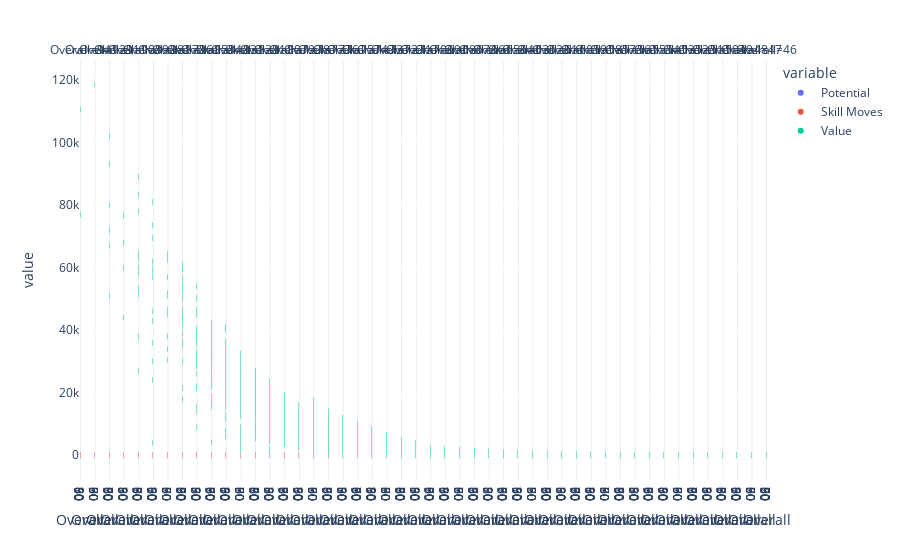

The notebook cell saved with this chart:
### Code cell
#Facet charts


# Crea un gráfico de facetas con tres variables en el eje y
fig = px.scatter(df, x='Overall', y=['Potential', 'Skill Moves','Value'], facet_col='Overall')

# Muestra el gráfico
fig.show()
